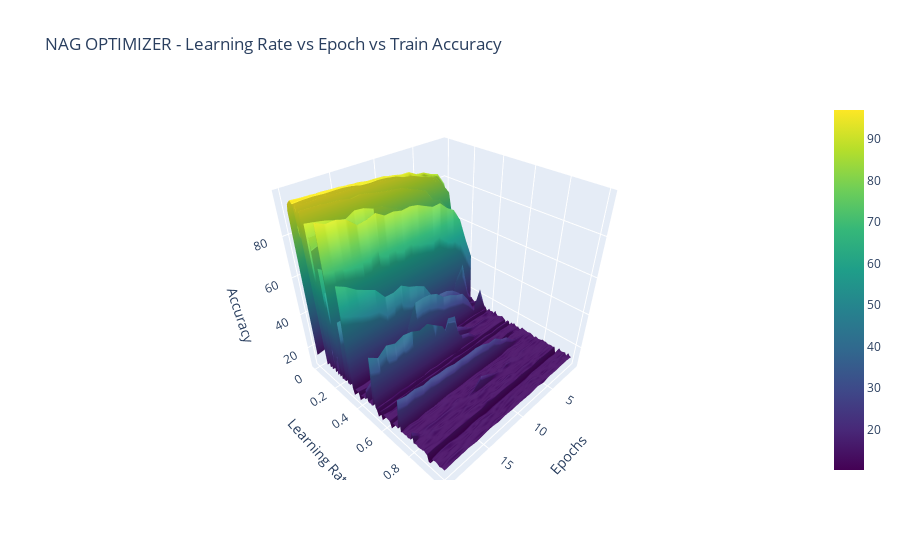

The notebook cell saved with this chart:
### Code cell
optimizer = "NAG Optimizer"
metric = "Epoch"

# Create 3D surface plot
trace = go.Surface(x=np.arange(1, num_epochs + 1), y=learning_rates, z=train_accuracy_data, colorscale='Viridis')
layout = go.Layout(
    scene=dict(
        xaxis=dict(title='Epochs'),
        yaxis=dict(title='Learning Rate'),
        zaxis=dict(title='Accuracy'),
    ),
    title=f'{optimizer.upper()} - Learning Rate vs {metric.capitalize()} vs Train Accuracy'
)
fig = go.Figure(data=[trace], layout=layout)
fig.show()

### Figure 1 — Plotly figure (JSON) as saved in the notebook; plotly's stock layout.template omitted (floating-point values rounded to 4 significant figures; data arrays with more than 128 entries replaced by an {"elided": "..."} marker saying what was removed)
{"data": [{"colorscale": [[0, "#440154"], [0.1111, "#482878"], [0.2222, "#3e4989"], [0.3333, "#31688e"], [0.4444, "#26828e"], [0.5556, "#1f9e89"], [0.6667, "#35b779"], [0.7778, "#6ece58"], [0.8889, "#b5de2b"], [1, "#fde725"]], "type": "surface", "x": [1, 2, 3, 4, 5, 6, 7, 8, 9, 10, 11, 12, 13, 14, 15, 16, 17, 18, 19, 20], "y": [0, 0.01, 0.02, 0.03, 0.04, 0.05, 0.06, 0.07, 0.08, 0.09, 0.1, 0.11, 0.12, 0.13, 0.14, 0.15, 0.16, 0.17, 0.18, 0.19, 0.2, 0.21, 0.22, 0.23, 0.24, 0.25, 0.26, 0.27, 0.28, 0.29, 0.3, 0.31, 0.32, 0.33, 0.34, 0.35, 0.36, 0.37, 0.38, 0.39, 0.4, 0.41, 0.42, 0.43, 0.44, 0.45, 0.46, 0.47, 0.48, 0.49, 0.5, 0.51, 0.52, 0.53, 0.54, 0.55, 0.56, 0.57, 0.58, 0.59, 0.6, 0.61, 0.62, 0.63, 0.64, 0.65, 0.66, 0.67, 0.68, 0.69, 0.7, 0.71, 0.72, 0.73, 0.74, 0.75, 0.76, 0.77, 0.78, 0.79, 0.8, 0.81, 0.82, 0.83, 0.84, 0.85, 0.86, 0.87, 0.88, 0.89, 0.9, 0.91, 0.92, 0.93, 0.94, 0.95, 0.96, 0.97, 0.98, 0.99, 1], "z": {"elided": "101x20 float values"}}], "layout": {"scene": {"xaxis": {"title": {"text": "Epochs"}}, "yaxis": {"title": {"text": "Learning Rate"}}, "zaxis": {"title": {"text": "Accuracy"}}}, "title": {"text": "NAG OPTIMIZER - Learning Rate vs Epoch vs Train Accuracy"}}}
